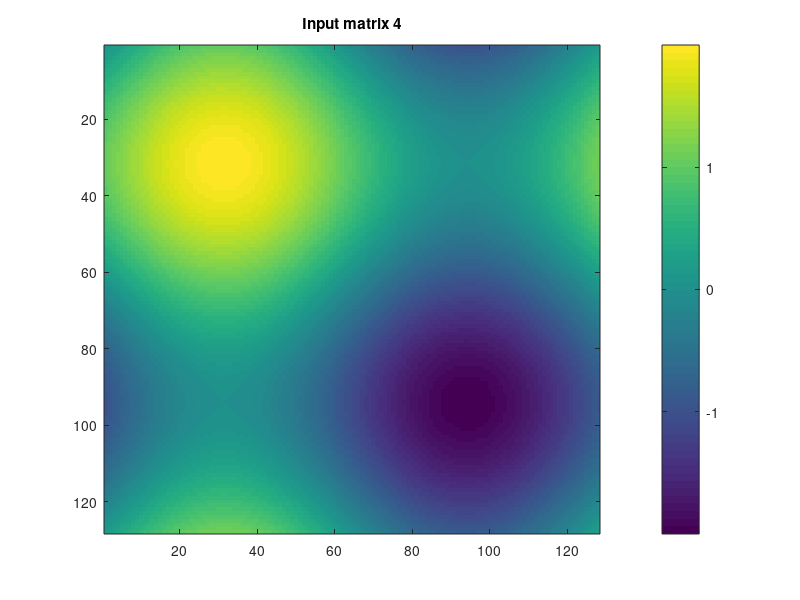

Write MATLAB code to recreate this figure. (Note: this script raises an error after producing the figure.)
% Example: How to use autocorr_stat_opencl for multiple inputs

% Add path with functions to searchpath
addpath(fullfile('.', '..'));

% Initialize input matrices

N   = 50;       % Number of matrices
sz  = 128;      % Input matrix size


[X, Y]  = meshgrid(1:sz);
Z       = sin(0.05 * X) + sin(0.05 * Y);    % 2D sine function

D = cell(N, 1);     % Initialize cell for input matrices
D(:) = {Z};         % Set all entries of D to Z

% Show image of one input matrix
i = 4;

figure
image(D{i}, 'CDataMapping', 'scaled')
colorbar
title(sprintf('Input matrix %i', i)) 

% Calculate 2D auto-correlations on the first OpenCL device
device_num = 1;

C = cell(N, 1);     % Initialize output cell

tic
for n = 1:N
    C{n} = autocorr_stat_opencl(D{n}, device_num);
end
toc

% Show image of one auto-correlation

figure
image(C{i}, 'CDataMapping', 'scaled')
colorbar
title(sprintf('2D auto-correlation %i', i))